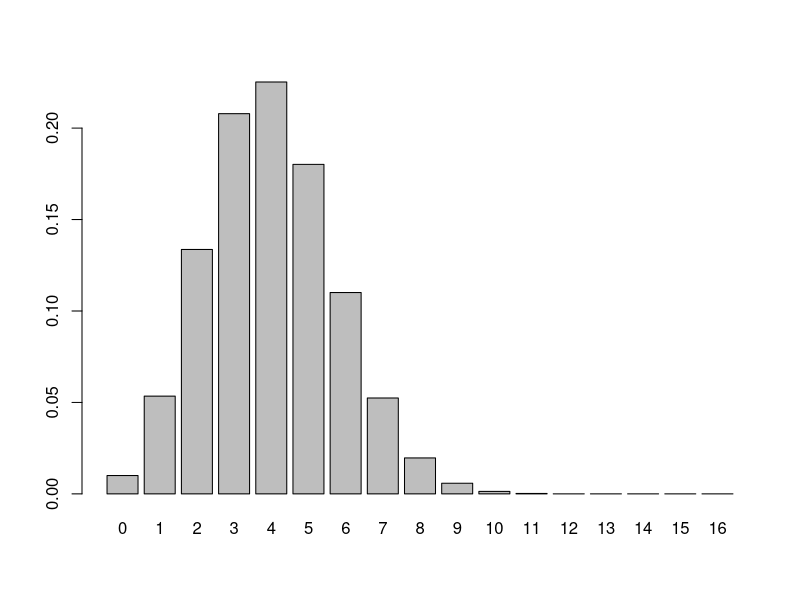
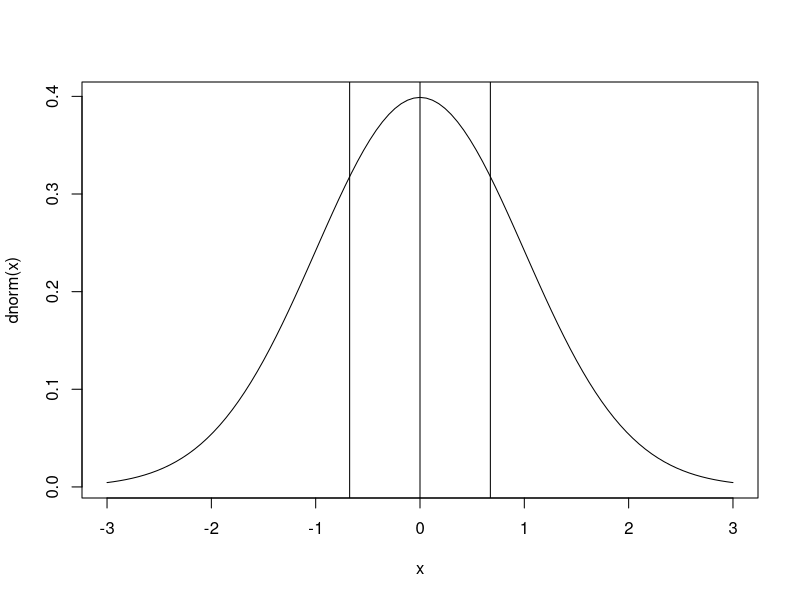
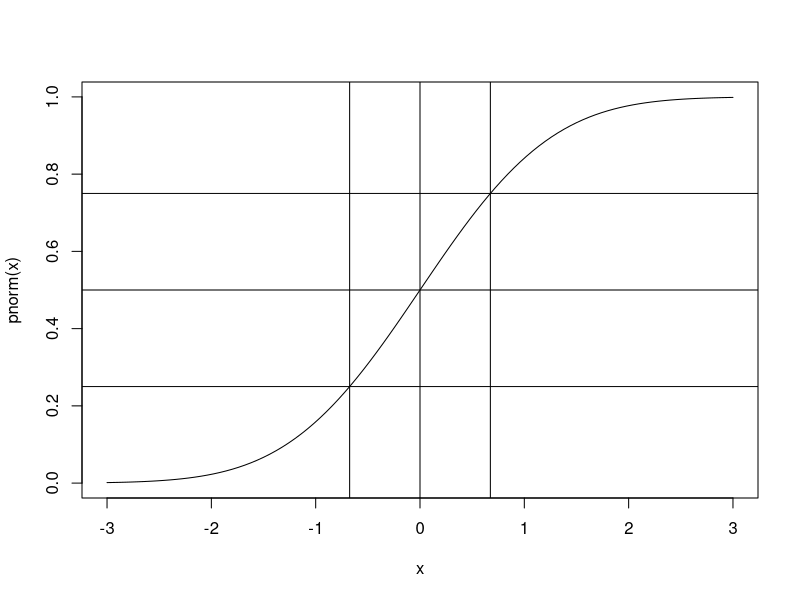

These charts were generated, in order, by the following R code:
rm(list = ls())
Q1a <- (3/5)*(2/4)
Q1b <- (3/5)*(2/4)+(2/5)*(3/4)
Q2a <- dbinom(1,4,.25)*4
#Pr(A|B) = [Pr(B|A)*Pr(A)]/Pr(B)
#Pr(A) = 2/3; Pr(B|A) = 3/4; Pr(B) = 7/8
Q2b <- ((1)*(2/3))/(7/8)
Q3 <- 'c1 + c2 - 2(c1*c2)'
#c1(1-c2)+c2(1-c1)
#pbinom(x,n,p)
Q4 <- 1 - pbinom(5,10,.5)
Q5a1 <- pnorm(.75)-(1-pnorm(.75))
Q5a2 <- pnorm(1.0)-(1-pnorm(1.0))
Q5a3 <- pnorm(1.5)-(1-pnorm(1.5))
Q5a4 <- pnorm(2.0)-(1-pnorm(2.0))
Q5b_1 <- 0.68
Q5b_2 <- 1.65
Q5b_3 <- 1.96
Q5c_Q1 <- pnorm(-.67) 
Q5c_Q2 <- pnorm(0)
Q5c_Q3 <- pnorm(.67)
#Q6
#m <- 750
#s <- 100
Q6a <- pnorm((850-750)/100)-pnorm((650-750)/100)
Q6b <- pnorm((600-750)/100)

#Q7
x <- 0:16
print(binomprobs <- dbinom(x, 16, 1/4))
m <- weighted.mean(x, binomprobs)
v <- weighted.mean(x^2, binomprobs) - m^2
c(mean = m, variance = v)
barplot(binomprobs, names = 0:16)

#Q8
levels <- c(.25, .5, .75)
quartiles <- qnorm(levels)
curve(dnorm, from = -3, to = 3)
abline(v = quartiles)
#cumulative version
curve(pnorm, from = -3, to=3)
abline(h=levels, v = quartiles)
